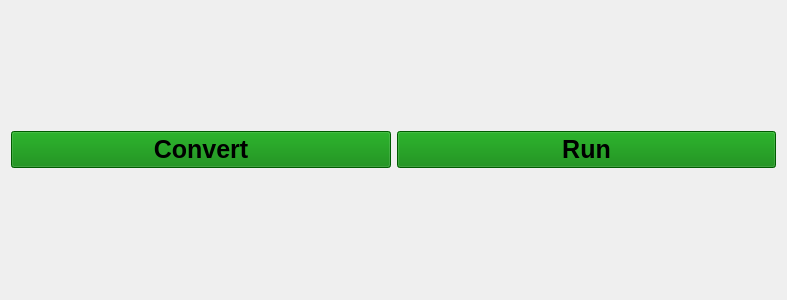
<?xml version="1.0" encoding="UTF-8"?>
<ui version="4.0">
 <class>topPanel</class>
 <widget class="QWidget" name="topPanel">
  <property name="geometry">
   <rect>
    <x>0</x>
    <y>0</y>
    <width>787</width>
    <height>300</height>
   </rect>
  </property>
  <property name="windowTitle">
   <string>Form</string>
  </property>
  <layout class="QHBoxLayout" name="horizontalLayout">
   <item>
    <widget class="QPushButton" name="PB_convert">
     <property name="styleSheet">
      <string notr="true">background:green;
font-size:25px;
font-weight:bold;</string>
     </property>
     <property name="text">
      <string>Convert</string>
     </property>
    </widget>
   </item>
   <item>
    <widget class="QPushButton" name="PB_run">
     <property name="styleSheet">
      <string notr="true">background:green;
font-size:25px;
font-weight:bold;</string>
     </property>
     <property name="text">
      <string>Run</string>
     </property>
    </widget>
   </item>
  </layout>
 </widget>
 <resources/>
 <connections/>
</ui>
